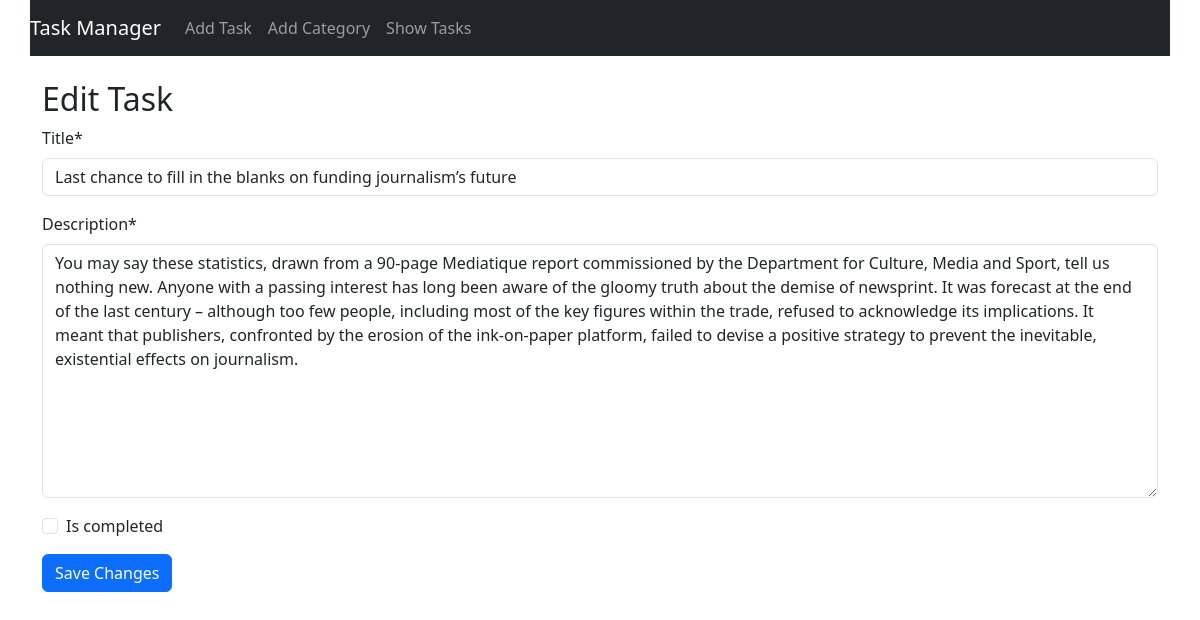
The page /edit/7/ on the database its author committed.
### task/models.py (models this page shows, shortened)
class TaskModel(models.Model):
    title = models.CharField(max_length=200)
    description = models.TextField()
    is_completed = models.BooleanField(default=False)
    task_assign_date = models.DateTimeField(auto_now_add=True)

### task/views.py (the view)
# urls.py: path('edit/<int:id>/', views.edit_task, name='edit_task'),
def edit_task(request, id):
    task = TaskModel.objects.get(id=id)
    task_form = TaskForm(instance=task)
    if request.method == 'POST':
        task_form = TaskForm(request.POST, instance=task)
        if task_form.is_valid():
            task_form.save()
            return redirect('show_tasks')
    return render(request, './task/edit_task.html', {'form': task_form})

### task/forms.py
class TaskForm(forms.ModelForm):
    class Meta:
        model = TaskModel
        fields = '__all__'

### task/templates/task/edit_task.html (shortened to what this page needs)
{% extends 'base.html' %}
{% load crispy_forms_tags %}
{% block content %}
    <h2>Edit Task</h2>
    <form method="post">
        {{ form|crispy }}
        <button type="submit" class="btn btn-primary">Save Changes</button>
    </form>
{% endblock %}

### rows shown on the page
TaskModel: title "Last chance to fill in the blanks on funding journalism’s future", description "You may say these statistics, drawn from a 90-page Mediatique report commissioned by the Department for Culture, Media and Sport, tell us nothing new. Anyone with a passing interest has long been aware of the gloomy truth about the demise of newsprint. It was forecast at the end of the last century – although too few people, including most of the key figures within the trade, refused to acknowledge its implications. It meant that publishers, confronted by the erosion of the ink-on-paper platform, failed to devise a positive strategy to prevent the inevitable, existential effects on journalism."
